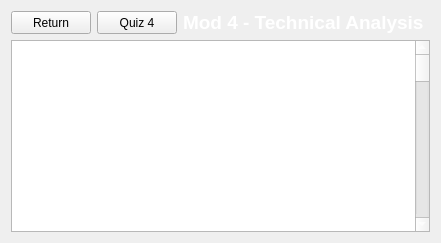
             <widget class="QWidget" name="mod4content">
              <layout class="QGridLayout" name="gridLayout_15">
               <item row="2" column="0" colspan="4">
                <widget class="QPlainTextEdit" name="mod4text">
                 <property name="sizePolicy">
                  <sizepolicy hsizetype="Expanding" vsizetype="Expanding">
                   <horstretch>0</horstretch>
                   <verstretch>0</verstretch>
                  </sizepolicy>
                 </property>
                 <property name="styleSheet">
                  <string notr="true">color: white;</string>
                 </property>
                 <property name="readOnly">
                  <bool>true</bool>
                 </property>
                 <property name="plainText">
                  <string>Module 4 - Technical Analysis

1 - Introduction to Technical Analysis
Technical analysis involves evaluating securities by analyzing statistics generated by market activity, such as past prices and volume. Unlike fundamental analysis, which seeks to assess a company's intrinsic value, technical analysis focuses on identifying patterns and trends that suggest future price movements.

Price Trends -&gt; The general direction in which a security's price is moving.
Chart Patterns -&gt; Recognizable formations on price charts that can indicate future market behavior.
Predictive Tools -&gt; Utilizing indicators and oscillators to forecast potential price movements.


2 - Chart Types
Charts are essential tools in technical analysis, providing visual representations of price movements over time.

2.1 - Line Charts
Description: Plots a line connecting successive closing prices.
Usage: Offers a clear view of the overall price movement over a period.
Limitations: Does not show intra-period price variations like highs and lows.

2.2 - Bar Charts
Description: Displays the open, high, low, and close (OHLC) prices for each period.
Components: 
Vertical Line -&gt; Represents the price range (high to low).
Left Tick -&gt; Indicates the opening price.
Right Tick -&gt; Indicates the closing price.
Usage -&gt; Provides detailed information about each trading period.

2.3 Candlestick Charts
Description: Similar to bar charts but with a more visual representation using &quot;candlesticks.&quot;
Components:
Body -&gt; The area between the open and close prices.
Shadows (Wicks) -&gt; Lines extending from the body to the high and low prices.
Color Coding -&gt; Typically, green (or white) for closing higher than opening, red (or black) for closing lower.
Usage -&gt; Popular for identifying patterns and making quick assessments of market sentiment.

3 - Indicators and Oscillators
Technical indicators are mathematical calculations based on price and volume that help traders interpret market behavior.

3.1 - Moving Averages
Simple Moving Average (SMA):
Calculation -&gt; Average closing price over a specified number of periods.
Usage -&gt; Smooths out price data to identify trends.
Exponential Moving Average (EMA):
Calculation -&gt; Gives more weight to recent prices.
Usage -&gt; More responsive to recent price changes.

3.2 - Relative Strength Index (RSI)
Description -&gt; An oscillator that measures the speed and change of price movements.
Scale -&gt; Ranges from 0 to 100.
Interpretation:
Above 70 -&gt; Indicates overbought conditions.
Below 30 -&gt; Indicates oversold conditions.

3.3 - Moving Average Convergence Divergence (MACD)
Description -&gt; Shows the relationship between two EMAs.
Components:
MACD Line -&gt; Difference between the 12-period EMA and the 26-period EMA.
Signal Line -&gt; 9-period EMA of the MACD Line.
Usage:
Bullish Signal -&gt; MACD Line crosses above Signal Line.
Bearish Signal -&gt; MACD Line crosses below Signal Line.

3.4 - Bollinger Bands
Description -&gt; Consists of a middle band (usually a 20-day SMA) and upper and lower bands set two standard deviations away.
Usage:
Volatility Measurement -&gt; Bands widen during high volatility and narrow during low volatility.
Trading Signals:
Price touches upper band -&gt; Potential overbought signal.
Price touches lower band -&gt; Potential oversold signal.

4 - Support and Resistance Levels
Identifying key price levels where a stock tends to stop and reverse.

4.1 - Support Levels
Definition -&gt; A price level where demand is strong enough to prevent the price from falling further.
Identification -&gt; Previous lows, high trading volumes at certain price points.
Usage -&gt; Considered potential entry points for buying.

4.2 - Resistance Levels
Definition &gt; A price level where selling pressure prevents the price from rising further.
Identification -&gt; Previous highs, psychological price barriers.
Usage -&gt; Considered potential exit points for selling.

5 - Trend Analysis
Understanding and identifying the direction of market movements.

5.1 - Uptrends
Characteristics -&gt; Series of higher highs and higher lows.
Identification -&gt; Drawing trendlines connecting the lows.
Strategy -&gt; Buying on dips during an uptrend.

5.2 - Downtrends
Characteristics -&gt; Series of lower highs and lower lows.
Identification -&gt; Drawing trendlines connecting the highs.
Strategy -&gt; Selling on rallies during a downtrend.

5.3 - Range-Bound Markets
Definition -&gt; Prices oscillate between support and resistance levels.
Strategy -&gt; Buying at support levels and selling at resistance levels.

6 - Practical Examples
Applying technical analysis to identify trading opportunities.

6.1 - Using Moving Averages
Golden Cross -&gt; When a short-term MA crosses above a long-term MA, signaling a potential uptrend.
Death Cross -&gt; When a short-term MA crosses below a long-term MA, signaling a potential downtrend.

6.2 - Identifying Chart Patterns
Head and Shoulders:
Pattern -&gt; A peak (shoulder), followed by a higher peak (head), then another peak (shoulder).
Signal -&gt; Indicates a potential reversal from bullish to bearish.
Double Top/Bottom:
Pattern -&gt; Two consecutive peaks (tops) or troughs (bottoms) at the same price level.
Signal -&gt; Suggests a potential trend reversal.

6.3 - Using RSI for Trading Decisions
Overbought Conditions -&gt; Consider selling or shorting when RSI exceeds 70.
Oversold Conditions -&gt; Consider buying when RSI falls below 30.

7 - Conclusion
Technical analysis provides traders with tools to interpret market data and make informed trading decisions. By understanding chart types, indicators, support and resistance levels, and trend analysis, traders can better predict future price movements and identify potential trading opportunities.</string>
                 </property>
                </widget>
               </item>
               <item row="0" column="0">
                <widget class="QPushButton" name="RETURNBTN_4">
                 <property name="maximumSize">
                  <size>
                   <width>86</width>
                   <height>29</height>
                  </size>
                 </property>
                 <property name="text">
                  <string>Return</string>
                 </property>
                </widget>
               </item>
               <item row="0" column="1">
                <widget class="QPushButton" name="quizButton4">
                 <property name="maximumSize">
                  <size>
                   <width>86</width>
                   <height>29</height>
                  </size>
                 </property>
                 <property name="text">
                  <string>Quiz 4</string>
                 </property>
                </widget>
               </item>
               <item row="0" column="2">
                <widget class="QLabel" name="mod4header">
                 <property name="font">
                  <font>
                   <pointsize>14</pointsize>
                   <bold>true</bold>
                  </font>
                 </property>
                 <property name="styleSheet">
                  <string notr="true">color: white;</string>
                 </property>
                 <property name="text">
                  <string>Mod 4 - Technical Analysis</string>
                 </property>
                </widget>
               </item>
              </layout>
             </widget>
